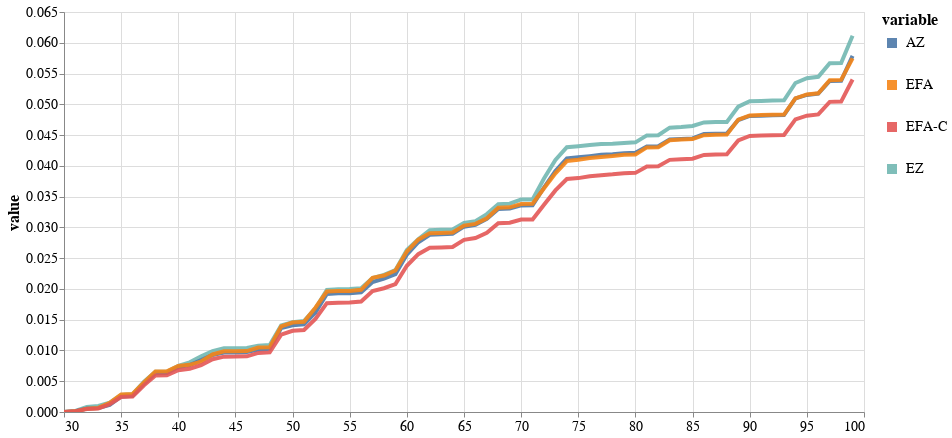

Notebook cell for this chart:
### Code cell
model_evidence = get_model_evidence('log/ez_data/20210726_211108_ez/')
bf = pd.DataFrame(model_evidence, columns=['EZ'])
bf['idx'] = np.arange(bf.shape[0])+30
bf['AZ'] = get_model_evidence('log/ez_data/20210726_211815_az/')
bf['EFA'] = get_model_evidence('log/ez_data/20210726_212141_efa/')
bf['EFA-C'] = get_model_evidence('log/ez_data/20210726_212707_efa_c/')
plot_bf(bf, 800, 400)

### Figure 1 — Vega-Lite specification as saved in the notebook (floating-point values rounded to 4 significant figures; data arrays with more than 128 entries replaced by an {"elided": "..."} marker saying what was removed)
{"config": {"view": {"continuousWidth": 400, "continuousHeight": 300}, "axis": {"labelFontSize": 14, "titleFontSize": 16}, "legend": {"labelFontSize": 14, "symbolStrokeWidth": 10, "titleFontSize": 16}}, "data": {"name": "data-e1fa7fac7b448e24e1a2a39ae7db99d9"}, "mark": {"type": "line", "opacity": 0.9, "strokeWidth": 4}, "encoding": {"color": {"type": "nominal", "field": "variable"}, "x": {"type": "quantitative", "field": "idx", "title": null}, "y": {"type": "quantitative", "field": "value"}}, "height": 400, "selection": {"selector001": {"type": "interval", "bind": "scales", "encodings": ["x", "y"]}}, "width": 800, "$schema": "https://vega.github.io/schema/vega-lite/v4.8.1.json", "datasets": {"data-e1fa7fac7b448e24e1a2a39ae7db99d9": {"elided": "280 records"}}}
